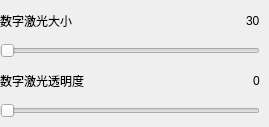
    <widget class="QWidget" name="page10">
     <widget class="QFrame" name="frame0">
      <property name="geometry">
       <rect>
        <x>0</x>
        <y>0</y>
        <width>260</width>
        <height>118</height>
       </rect>
      </property>
      <layout class="QVBoxLayout" name="verticalLayout_2" stretch="0,1,0,1">
       <property name="spacing">
        <number>2</number>
       </property>
       <property name="leftMargin">
        <number>0</number>
       </property>
       <property name="topMargin">
        <number>0</number>
       </property>
       <property name="rightMargin">
        <number>0</number>
       </property>
       <property name="bottomMargin">
        <number>0</number>
       </property>
       <item>
        <layout class="QHBoxLayout" name="horizontalLayout_6">
         <item>
          <widget class="QLabel" name="label_7">
           <property name="text">
            <string>数字激光大小</string>
           </property>
          </widget>
         </item>
         <item>
          <spacer name="horizontalSpacer_2">
           <property name="orientation">
            <enum>Qt::Orientation::Horizontal</enum>
           </property>
           <property name="sizeHint" stdset="0">
            <size>
             <width>40</width>
             <height>20</height>
            </size>
           </property>
          </spacer>
         </item>
         <item>
          <widget class="QLabel" name="labelValue00">
           <property name="text">
            <string>30</string>
           </property>
          </widget>
         </item>
        </layout>
       </item>
       <item>
        <widget class="QSlider" name="horizontalSlider0">
         <property name="cursor">
          <cursorShape>PointingHandCursor</cursorShape>
         </property>
         <property name="minimum">
          <number>20</number>
         </property>
         <property name="maximum">
          <number>200</number>
         </property>
         <property name="singleStep">
          <number>10</number>
         </property>
         <property name="orientation">
          <enum>Qt::Orientation::Horizontal</enum>
         </property>
        </widget>
       </item>
       <item>
        <layout class="QHBoxLayout" name="horizontalLayout_7">
         <item>
          <widget class="QLabel" name="label_8">
           <property name="text">
            <string>数字激光透明度</string>
           </property>
          </widget>
         </item>
         <item>
          <spacer name="horizontalSpacer_3">
           <property name="orientation">
            <enum>Qt::Orientation::Horizontal</enum>
           </property>
           <property name="sizeHint" stdset="0">
            <size>
             <width>40</width>
             <height>20</height>
            </size>
           </property>
          </spacer>
         </item>
         <item>
          <widget class="QLabel" name="labelValue01">
           <property name="text">
            <string>0</string>
           </property>
          </widget>
         </item>
        </layout>
       </item>
       <item>
        <widget class="QSlider" name="horizontalSlider1">
         <property name="cursor">
          <cursorShape>PointingHandCursor</cursorShape>
         </property>
         <property name="maximum">
          <number>100</number>
         </property>
         <property name="orientation">
          <enum>Qt::Orientation::Horizontal</enum>
         </property>
        </widget>
       </item>
      </layout>
     </widget>
    </widget>
